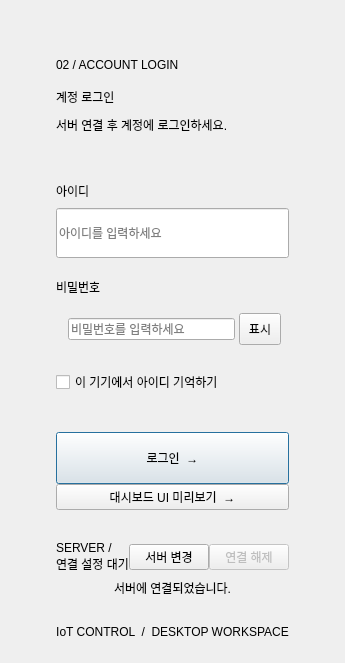
            <widget class="QWidget" name="loginPage">
             <layout class="QVBoxLayout" name="loginFormLayout">
              <property name="spacing">
               <number>0</number>
              </property>
              <property name="leftMargin">
               <number>56</number>
              </property>
              <property name="topMargin">
               <number>30</number>
              </property>
              <property name="rightMargin">
               <number>56</number>
              </property>
              <property name="bottomMargin">
               <number>24</number>
              </property>
              <item>
               <spacer name="formTopSpacer">
                <property name="orientation">
                 <enum>Qt::Vertical</enum>
                </property>
                <property name="sizeHint">
                 <size>
                  <width>20</width>
                  <height>28</height>
                 </size>
                </property>
                <property name="sizeType">
                 <enum>QSizePolicy::Fixed</enum>
                </property>
               </spacer>
              </item>
              <item>
               <widget class="QLabel" name="accessLabel">
                <property name="text">
                 <string>02 / ACCOUNT LOGIN</string>
                </property>
               </widget>
              </item>
              <item>
               <spacer name="titleSpacer">
                <property name="orientation">
                 <enum>Qt::Vertical</enum>
                </property>
                <property name="sizeType">
                 <enum>QSizePolicy::Fixed</enum>
                </property>
                <property name="sizeHint">
                 <size>
                  <width>20</width>
                  <height>16</height>
                 </size>
                </property>
               </spacer>
              </item>
              <item>
               <widget class="QLabel" name="loginTitle">
                <property name="text">
                 <string>계정 로그인</string>
                </property>
                <property name="wordWrap">
                 <bool>true</bool>
                </property>
               </widget>
              </item>
              <item>
               <spacer name="subtitleSpacer">
                <property name="orientation">
                 <enum>Qt::Vertical</enum>
                </property>
                <property name="sizeType">
                 <enum>QSizePolicy::Fixed</enum>
                </property>
                <property name="sizeHint">
                 <size>
                  <width>20</width>
                  <height>10</height>
                 </size>
                </property>
               </spacer>
              </item>
              <item>
               <widget class="QLabel" name="loginSubtitle">
                <property name="text">
                 <string>서버 연결 후 계정에 로그인하세요.</string>
                </property>
                <property name="wordWrap">
                 <bool>true</bool>
                </property>
                <property name="minimumSize">
                 <size>
                  <width>0</width>
                  <height>34</height>
                 </size>
                </property>
                <property name="maximumSize">
                 <size>
                  <width>16777215</width>
                  <height>34</height>
                 </size>
                </property>
                <property name="alignment">
                 <set>Qt::AlignLeft|Qt::AlignTop</set>
                </property>
               </widget>
              </item>
              <item>
               <spacer name="fieldsTopSpacer">
                <property name="orientation">
                 <enum>Qt::Vertical</enum>
                </property>
                <property name="sizeType">
                 <enum>QSizePolicy::Fixed</enum>
                </property>
                <property name="sizeHint">
                 <size>
                  <width>20</width>
                  <height>32</height>
                 </size>
                </property>
               </spacer>
              </item>
              <item>
               <widget class="QLabel" name="usernameLabel">
                <property name="text">
                 <string>아이디</string>
                </property>
                <property name="buddy">
                 <cstring>usernameInput</cstring>
                </property>
               </widget>
              </item>
              <item>
               <spacer name="usernameLabelSpacer">
                <property name="orientation">
                 <enum>Qt::Vertical</enum>
                </property>
                <property name="sizeType">
                 <enum>QSizePolicy::Fixed</enum>
                </property>
                <property name="sizeHint">
                 <size>
                  <width>20</width>
                  <height>8</height>
                 </size>
                </property>
               </spacer>
              </item>
              <item>
               <widget class="QLineEdit" name="usernameInput">
                <property name="minimumSize">
                 <size>
                  <width>0</width>
                  <height>50</height>
                 </size>
                </property>
                <property name="maximumSize">
                 <size>
                  <width>16777215</width>
                  <height>50</height>
                 </size>
                </property>
                <property name="accessibleName">
                 <string>아이디</string>
                </property>
                <property name="placeholderText">
                 <string>아이디를 입력하세요</string>
                </property>
                <property name="clearButtonEnabled">
                 <bool>true</bool>
                </property>
               </widget>
              </item>
              <item>
               <spacer name="passwordTopSpacer">
                <property name="orientation">
                 <enum>Qt::Vertical</enum>
                </property>
                <property name="sizeType">
                 <enum>QSizePolicy::Fixed</enum>
                </property>
                <property name="sizeHint">
                 <size>
                  <width>20</width>
                  <height>20</height>
                 </size>
                </property>
               </spacer>
              </item>
              <item>
               <widget class="QLabel" name="passwordLabel">
                <property name="text">
                 <string>비밀번호</string>
                </property>
                <property name="buddy">
                 <cstring>passwordInput</cstring>
                </property>
               </widget>
              </item>
              <item>
               <spacer name="passwordLabelSpacer">
                <property name="orientation">
                 <enum>Qt::Vertical</enum>
                </property>
                <property name="sizeType">
                 <enum>QSizePolicy::Fixed</enum>
                </property>
                <property name="sizeHint">
                 <size>
                  <width>20</width>
                  <height>8</height>
                 </size>
                </property>
               </spacer>
              </item>
              <item>
               <widget class="QFrame" name="passwordField">
                <property name="minimumSize">
                 <size>
                  <width>0</width>
                  <height>50</height>
                 </size>
                </property>
                <property name="maximumSize">
                 <size>
                  <width>16777215</width>
                  <height>50</height>
                 </size>
                </property>
                <layout class="QHBoxLayout" name="passwordLayout">
                 <property name="spacing">
                  <number>4</number>
                 </property>
                 <property name="leftMargin">
                  <number>12</number>
                 </property>
                 <property name="topMargin">
                  <number>3</number>
                 </property>
                 <property name="rightMargin">
                  <number>8</number>
                 </property>
                 <property name="bottomMargin">
                  <number>3</number>
                 </property>
                 <item>
                  <widget class="QLineEdit" name="passwordInput">
                   <property name="accessibleName">
                    <string>비밀번호</string>
                   </property>
                   <property name="echoMode">
                    <enum>QLineEdit::Password</enum>
                   </property>
                   <property name="placeholderText">
                    <string>비밀번호를 입력하세요</string>
                   </property>
                  </widget>
                 </item>
                 <item>
                  <widget class="QToolButton" name="passwordToggleButton">
                   <property name="minimumSize">
                    <size>
                     <width>42</width>
                     <height>32</height>
                    </size>
                   </property>
                   <property name="text">
                    <string>표시</string>
                   </property>
                   <property name="checkable">
                    <bool>true</bool>
                   </property>
                   <property name="toolTip">
                    <string>비밀번호 표시</string>
                   </property>
                   <property name="accessibleName">
                    <string>비밀번호 표시</string>
                   </property>
                   <property name="focusPolicy">
                    <enum>Qt::StrongFocus</enum>
                   </property>
                  </widget>
                 </item>
                </layout>
               </widget>
              </item>
              <item>
               <spacer name="rememberTopSpacer">
                <property name="orientation">
                 <enum>Qt::Vertical</enum>
                </property>
                <property name="sizeType">
                 <enum>QSizePolicy::Fixed</enum>
                </property>
                <property name="sizeHint">
                 <size>
                  <width>20</width>
                  <height>16</height>
                 </size>
                </property>
               </spacer>
              </item>
              <item>
               <widget class="QCheckBox" name="rememberUsername">
                <property name="text">
                 <string>이 기기에서 아이디 기억하기</string>
                </property>
               </widget>
              </item>
              <item>
               <widget class="QLabel" name="feedbackLabel">
                <property name="text">
                 <string />
                </property>
                <property name="minimumSize">
                 <size>
                  <width>0</width>
                  <height>38</height>
                 </size>
                </property>
                <property name="wordWrap">
                 <bool>true</bool>
                </property>
               </widget>
              </item>
              <item>
               <widget class="QPushButton" name="loginButton">
                <property name="minimumSize">
                 <size>
                  <width>0</width>
                  <height>52</height>
                 </size>
                </property>
                <property name="text">
                 <string>로그인  →</string>
                </property>
                <property name="cursor">
                 <cursorShape>PointingHandCursor</cursorShape>
                </property>
                <property name="autoDefault">
                 <bool>true</bool>
                </property>
                <property name="default">
                 <bool>true</bool>
                </property>
               </widget>
              </item>
              <item>
               <widget class="QPushButton" name="previewDashboardButton">
                <property name="text">
                 <string>대시보드 UI 미리보기  →</string>
                </property>
                <property name="cursor">
                 <cursorShape>PointingHandCursor</cursorShape>
                </property>
                <property name="autoDefault">
                 <bool>false</bool>
                </property>
               </widget>
              </item>
              <item>
               <spacer name="helpTopSpacer">
                <property name="orientation">
                 <enum>Qt::Vertical</enum>
                </property>
                <property name="sizeType">
                 <enum>QSizePolicy::Fixed</enum>
                </property>
                <property name="sizeHint">
                 <size>
                  <width>20</width>
                  <height>12</height>
                 </size>
                </property>
               </spacer>
              </item>
              <item>
               <widget class="QFrame" name="helpDivider">
                <property name="minimumSize">
                 <size>
                  <width>0</width>
                  <height>1</height>
                 </size>
                </property>
                <property name="maximumSize">
                 <size>
                  <width>16777215</width>
                  <height>1</height>
                 </size>
                </property>
               </widget>
              </item>
              <item>
               <spacer name="helpTextSpacer">
                <property name="orientation">
                 <enum>Qt::Vertical</enum>
                </property>
                <property name="sizeType">
                 <enum>QSizePolicy::Fixed</enum>
                </property>
                <property name="sizeHint">
                 <size>
                  <width>20</width>
                  <height>18</height>
                 </size>
                </property>
               </spacer>
              </item>
              <item>
               <layout class="QHBoxLayout" name="loginServerLayout" stretch="1,0,0">
                <item>
                 <widget class="QLabel" name="loginServerSummary">
                  <property name="text">
                   <string>SERVER / 연결 설정 대기</string>
                  </property>
                  <property name="wordWrap">
                   <bool>true</bool>
                  </property>
                  <property name="sizePolicy">
                   <sizepolicy hsizetype="Ignored" vsizetype="Preferred">
                    <horstretch>0</horstretch>
                    <verstretch>0</verstretch>
                   </sizepolicy>
                  </property>
                 </widget>
                </item>
                <item>
                 <widget class="QPushButton" name="changeServerButton">
                  <property name="text">
                   <string>서버 변경</string>
                  </property>
                  <property name="cursor">
                   <cursorShape>PointingHandCursor</cursorShape>
                  </property>
                  <property name="autoDefault">
                   <bool>false</bool>
                  </property>
                 </widget>
                </item>
                <item>
                 <widget class="QPushButton" name="disconnectServerButton">
                  <property name="enabled">
                   <bool>false</bool>
                  </property>
                  <property name="text">
                   <string>연결 해제</string>
                  </property>
                  <property name="toolTip">
                   <string>서버 연결을 해제하고 접속 화면으로 돌아갑니다.</string>
                  </property>
                  <property name="accessibleName">
                   <string>서버 연결 해제</string>
                  </property>
                  <property name="cursor">
                   <cursorShape>PointingHandCursor</cursorShape>
                  </property>
                  <property name="autoDefault">
                   <bool>false</bool>
                  </property>
                  <property name="role" stdset="0">
                   <string notr="true">disconnect</string>
                  </property>
                 </widget>
                </item>
               </layout>
              </item>
              <item>
               <spacer name="helpDescriptionSpacer">
                <property name="orientation">
                 <enum>Qt::Vertical</enum>
                </property>
                <property name="sizeType">
                 <enum>QSizePolicy::Fixed</enum>
                </property>
                <property name="sizeHint">
                 <size>
                  <width>20</width>
                  <height>6</height>
                 </size>
                </property>
               </spacer>
              </item>
              <item>
               <widget class="QLabel" name="helpDescription">
                <property name="text">
                 <string>서버에 연결되었습니다.</string>
                </property>
                <property name="alignment">
                 <set>Qt::AlignCenter</set>
                </property>
                <property name="wordWrap">
                 <bool>true</bool>
                </property>
               </widget>
              </item>
              <item>
               <spacer name="formBottomSpacer">
                <property name="orientation">
                 <enum>Qt::Vertical</enum>
                </property>
                <property name="sizeHint">
                 <size>
                  <width>20</width>
                  <height>28</height>
                 </size>
                </property>
                <property name="sizeType">
                 <enum>QSizePolicy::Expanding</enum>
                </property>
               </spacer>
              </item>
              <item>
               <widget class="QLabel" name="formFooter">
                <property name="text">
                 <string>IoT CONTROL  /  DESKTOP WORKSPACE</string>
                </property>
                <property name="alignment">
                 <set>Qt::AlignCenter</set>
                </property>
               </widget>
              </item>
             </layout>
            </widget>
